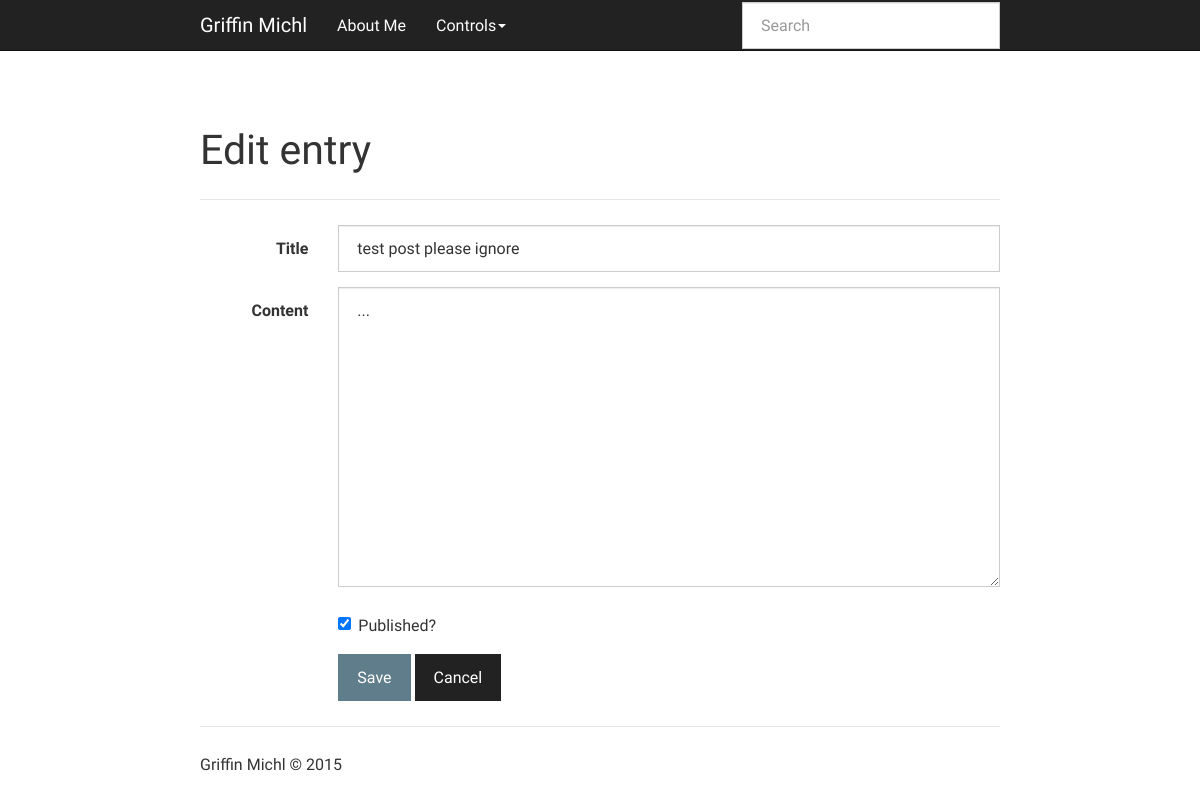
Page /test-post-please-ignore/edit/ (signed in) on the earlier database version.
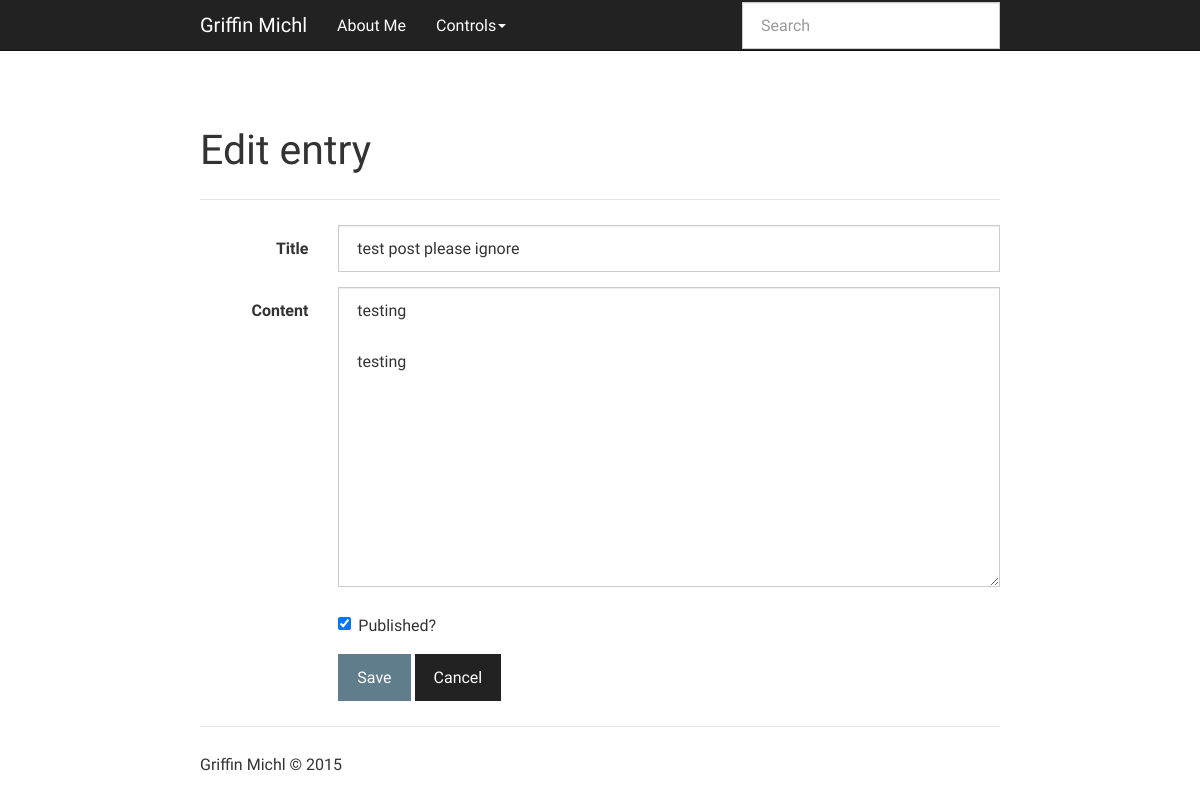
Same page on the later database version.
### app.py (models this page shows, shortened)
class Entry(flask_db.Model):
    title = CharField()
    slug = CharField(unique=True)
    content = TextField()
    published = BooleanField(index=True)
    timestamp = DateTimeField(default=datetime.datetime.now, index=True)

### app.py (the view, shortened to what this page needs)
@app.route('/<slug>/edit/', methods=['GET', 'POST'])
@login_required
def edit(slug):
    entry = get_object_or_404(Entry, Entry.slug == slug)
    return render_template('edit.html', entry=entry)

### app.py (called while the page is built)
def login_required(fn):
    @functools.wraps(fn)
    def inner(*args, **kwargs):
        if session.get('logged_in'):
            return fn(*args, **kwargs)
        return redirect(url_for('login', next=request.path))
    return inner

### templates/edit.html (shortened to what this page needs)
{% extends "base.html" %}
{% block content_title %}Edit entry{% endblock %}
{% block content %}
  <form action="{{ url_for('edit', slug=entry.slug) }}" class="form-horizontal" method="post">
    <div class="form-group">
      <label for="title" class="col-sm-2 control-label">Title</label>
      <div class="col-sm-10">
        <input class="form-control" id="title" name="title" type="text" value="{{ request.form.get('title', entry.title) }}">
      </div>
    </div>
    <div class="form-group">
      <label for="Content" class="col-sm-2 control-label">Content</label>
      <div class="col-sm-10">
        <textarea class="form-control" id="content" name="content" style="height: 300px;">{{ request.form.get('content', entry.content) }}</textarea>
      </div>
    </div>
    <div class="form-group">
      <div class="col-sm-offset-2 col-sm-10">
        <div class="checkbox">
          <label>
            <input {% if entry.published %}checked="checked" {% endif %}name="published" type="checkbox" value="y"> Published?
          </label>
        </div>
      </div>
    </div>
    <div class="form-group">
      <div class="col-sm-offset-2 col-sm-10">
        <button class="btn btn-primary" type="submit">Save</button>
        <a class="btn btn-default" href="{{ url_for('index') }}">Cancel</a>
      </div>
    </div>
  </form>
{% endblock %}

Differences in the rows shown:
changed Entry "test post please ignore": content "..." → "testing testing"
